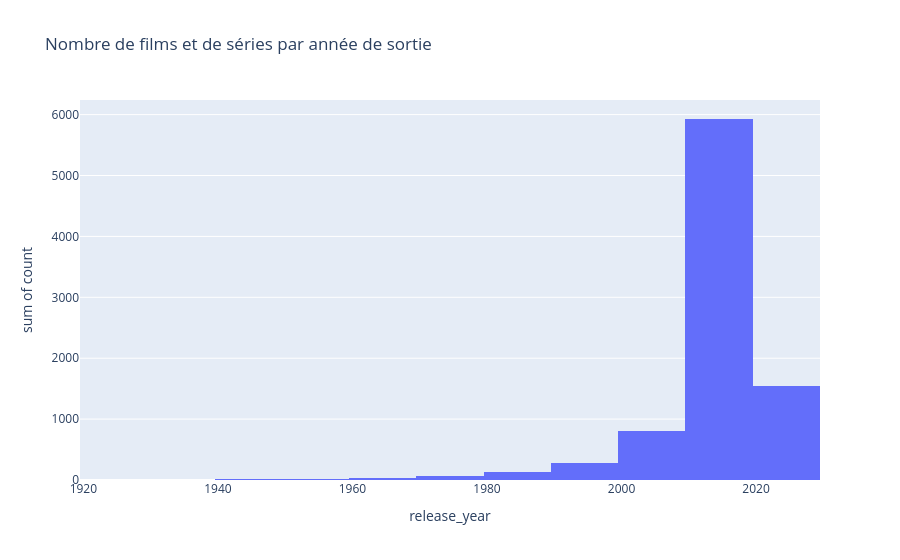

Notebook code for this chart:
### Code cell
# Compter le nombre de films et de séries par année de sortie

sorties_par_annees = netflix['release_year'].value_counts().reset_index()

fig= px.histogram(sorties_par_annees, x='release_year', y='count', title = 'Nombre de films et de séries par année de sortie')
fig.show()

### Figure 1 — Plotly figure (JSON) as saved in the notebook; plotly's stock layout.template omitted (floating-point values rounded to 4 significant figures)
{"data": [{"alignmentgroup": "True", "bingroup": "x", "histfunc": "sum", "hovertemplate": "release_year=%{x}<br>sum of count=%{y}<extra></extra>", "legendgroup": "", "marker": {"color": "#636efa", "pattern": {"shape": ""}}, "name": "", "offsetgroup": "", "orientation": "v", "showlegend": false, "type": "histogram", "x": [2018, 2017, 2019, 2020, 2016, 2021, 2015, 2014, 2013, 2012, 2010, 2011, 2009, 2008, 2006, 2007, 2005, 2004, 2003, 2002, 2001, 1999, 1997, 2000, 1998, 1993, 1995, 1996, 1992, 1990, 1994, 1988, 1991, 1982, 1989, 1981, 1986, 1984, 1983, 1980, 1979, 1973, 1985, 1976, 1987, 1975, 1978, 1977, 1974, 1971, 1972, 1967, 1960, 1945, 1943, 1958, 1944, 1962, 1968, 1955, 1946, 1956, 1969, 1954, 1964, 1963, 1970, 1942, 1965, 1961, 1959, 1925, 1966, 1947, 2024], "xaxis": "x", "y": [1147, 1032, 1030, 953, 902, 592, 560, 353, 288, 237, 194, 185, 152, 136, 96, 88, 80, 64, 61, 51, 45, 39, 38, 37, 36, 28, 25, 24, 23, 22, 22, 18, 17, 17, 16, 13, 13, 12, 11, 11, 11, 10, 10, 9, 8, 7, 7, 7, 7, 5, 5, 5, 4, 4, 3, 3, 3, 3, 3, 3, 2, 2, 2, 2, 2, 2, 2, 2, 2, 1, 1, 1, 1, 1, 1], "yaxis": "y"}], "layout": {"barmode": "relative", "legend": {"tracegroupgap": 0}, "title": {"text": "Nombre de films et de séries par année de sortie"}, "xaxis": {"anchor": "y", "domain": [0, 1], "title": {"text": "release_year"}}, "yaxis": {"anchor": "x", "domain": [0, 1], "title": {"text": "sum of count"}}}}
